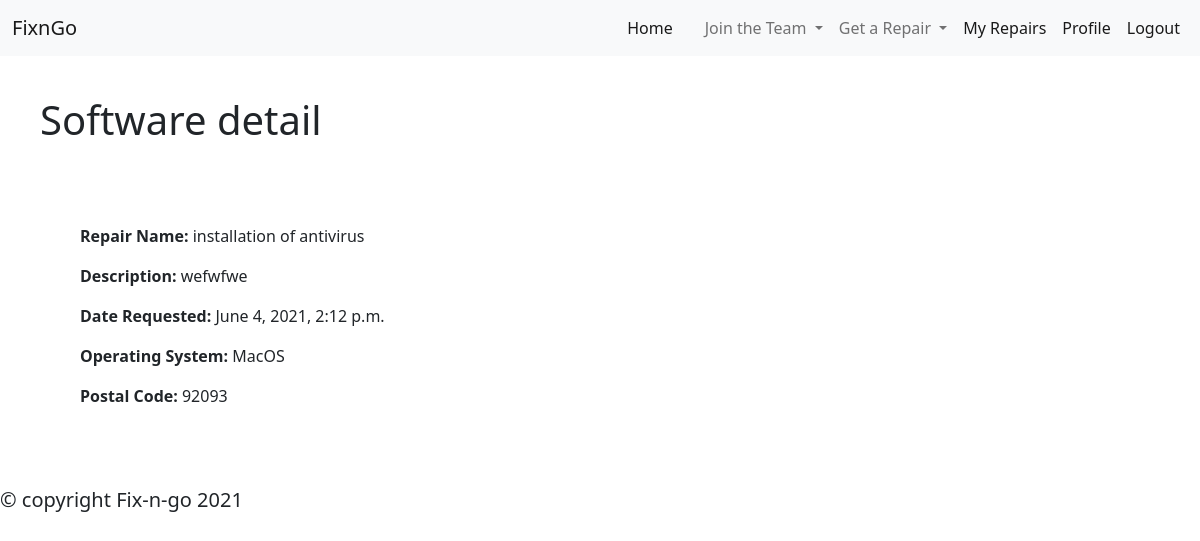
The page /software/5/ (signed in) on the database its author committed.
### fixngo/models.py (models this page shows, shortened)
class s_RepairRequest(models.Model):
    Macos = 'MacOS'
    windows = 'windows'
    linux = 'linux'
    types = [
        (Macos, 'MacOS'),
        (windows, 'Windows'),
        (linux, 'Linux')
    ]
    repair_name = models.CharField(max_length=50)
    Customer = models.ForeignKey(User, on_delete=CASCADE)
    description = models.TextField(max_length=200, blank = True)
    pub_date = models.DateTimeField('Date Created')
    is_taken = models.BooleanField(default=False, null=True)
    is_Fixed = models.BooleanField(default=False, null=True)
    review = models.CharField(max_length=50, default="None")
    operating_system = models.CharField(
        max_length=15,
        choices = types,
        default = windows
    )
    customer_postalCode = models.IntegerField()
    class Meta:
        verbose_name = ('Software Repair Request')
        verbose_name_plural = ('Software Repair Requests')

### fixngo/views.py (the view)
# urls.py: path('software/<int:repair_id>/', views.s_repair_detail, name='SoftwareDetailedRequest'),
@login_required
def s_repair_detail(request, repair_id):
    try:
        sRequest = s_RepairRequest.objects.get(pk=repair_id)
    except s_RepairRequest.DoesNotExist:
        raise Http404("Request does not exist")
    return render(request, 'fixngo/s_detail.html', {'request': sRequest})

### fixngo/templates/fixngo/s_detail.html
{% extends "fixngo/base.html" %}
{% block content %}
<header style="margin: 5vh;">
    <h1>Software detail</h1>
</header>
<main style="margin: 10vh;">
    {% if request %}
    <p><span style="font-weight: 600;">Repair Name:</span> {{request.repair_name}}</p>
    <p><span style="font-weight: 600;">Description:</span> {{request.description}}</p>
    <p><span style="font-weight: 600;">Date Requested:</span> {{request.pub_date}}</p>
    <p><span style="font-weight: 600;">Operating System:</span> {{request.operating_system}}</p>
    <p><span style="font-weight: 600;">Postal Code:</span> {{request.customer_postalCode}}</p>
    {% endif %}
</main>
{% endblock %}

### rows shown on the page
s_RepairRequest: repair_name "installation of antivirus", description "wefwfwe", pub_date "June 4, 2021, 2:12 p.m.", operating_system "MacOS", customer_postalCode "92093"
